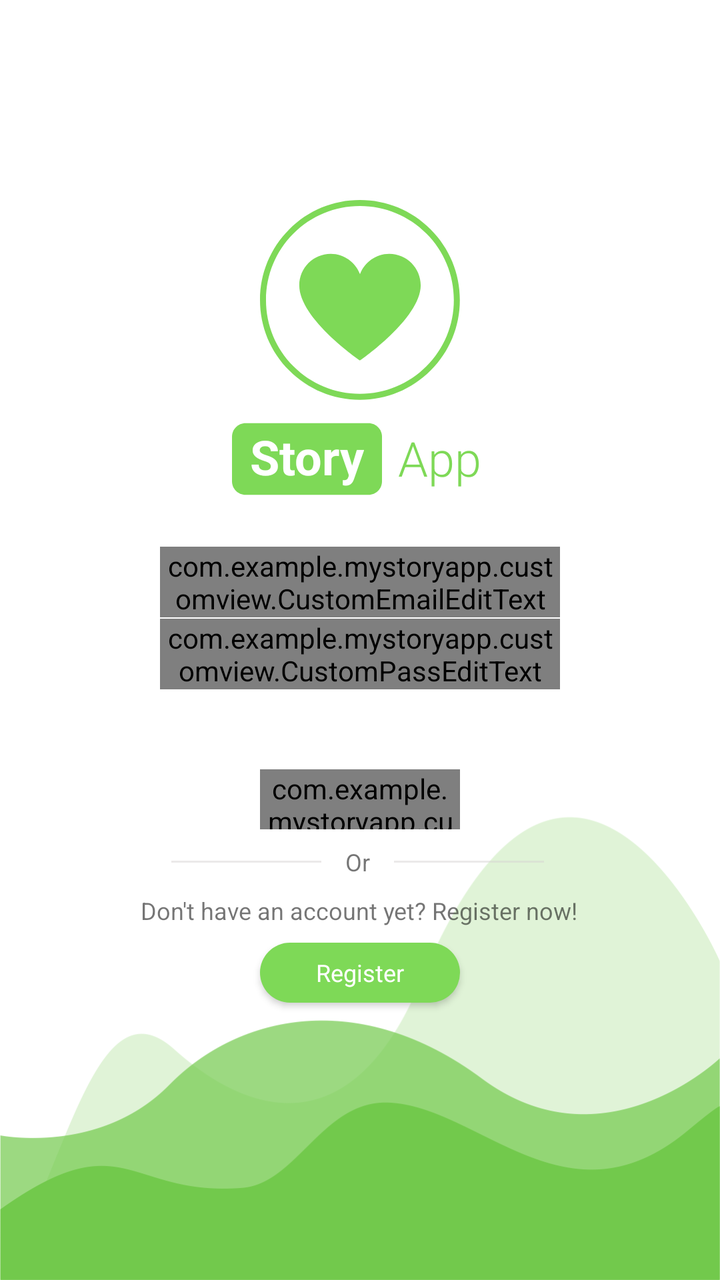
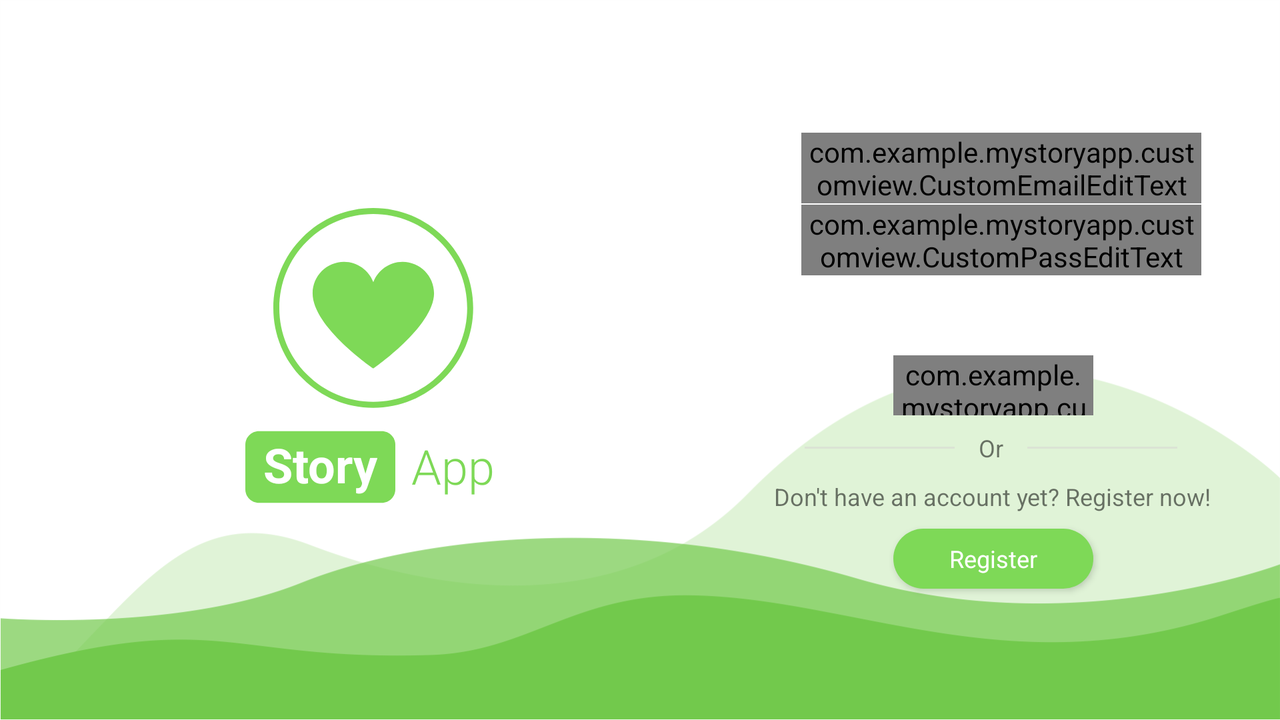

One screen, two layout resources from the same app: the default and the author's alternative for another configuration. Each is rendered where Android would select it; the XML of both is given below.
<!-- AndroidManifest.xml: application theme Theme.MyStoryApp -->
<!-- res/layout/activity_login.xml -->
<?xml version="1.0" encoding="utf-8"?>
<androidx.constraintlayout.widget.ConstraintLayout xmlns:android="http://schemas.android.com/apk/res/android"
    xmlns:app="http://schemas.android.com/apk/res-auto"
    xmlns:tools="http://schemas.android.com/tools"
    android:layout_width="match_parent"
    android:layout_height="match_parent"
    android:background="@drawable/bg_login"
    tools:context=".view.login.LoginActivity">

    <ProgressBar
        android:id="@+id/progressBar"
        android:visibility="gone"
        android:layout_width="wrap_content"
        android:layout_height="wrap_content"
        app:layout_constraintStart_toStartOf="parent"
        app:layout_constraintTop_toTopOf="parent"
        app:layout_constraintBottom_toBottomOf="parent"
        app:layout_constraintEnd_toEndOf="parent"
        android:foregroundGravity="center"/>

    <ImageView
        android:id="@+id/iv_icon"
        android:layout_width="100dp"
        android:layout_height="100dp"
        android:layout_marginTop="100dp"
        android:src="@drawable/ic_story_icon"
        app:layout_constraintEnd_toEndOf="parent"
        app:layout_constraintHorizontal_bias="0.5"
        app:layout_constraintStart_toStartOf="parent"
        app:layout_constraintTop_toTopOf="parent"
        android:contentDescription="@string/app_icon" />

    <ImageView
        android:id="@+id/iv_bg_story_text"
        android:layout_width="75dp"
        android:layout_height="75dp"
        android:layout_marginTop="92dp"
        android:layout_marginEnd="39dp"
        android:src="@drawable/ic_bg_story_text"
        app:layout_constraintEnd_toEndOf="@+id/iv_icon"
        app:layout_constraintTop_toTopOf="@+id/iv_icon"
        android:contentDescription="@string/app_icon" />

    <TextView
        android:id="@+id/tv_story"
        android:layout_width="wrap_content"
        android:layout_height="wrap_content"
        android:text="@string/story"
        android:textColor="@color/white"
        android:fontFamily="sans-serif"
        android:textSize="24sp"
        android:textStyle="bold"
        app:layout_constraintBottom_toBottomOf="@+id/iv_bg_story_text"
        app:layout_constraintEnd_toEndOf="@+id/iv_bg_story_text"
        app:layout_constraintStart_toStartOf="@+id/iv_bg_story_text"
        app:layout_constraintTop_toTopOf="@+id/iv_bg_story_text"
        app:layout_constraintVertical_bias="0.465" />

    <TextView
        android:id="@+id/tv_app"
        android:layout_width="wrap_content"
        android:layout_height="wrap_content"
        android:layout_marginStart="8dp"
        android:textColor="@color/my_theme"
        android:textSize="24sp"
        android:fontFamily="sans-serif-light"
        android:textStyle="normal"
        android:text="@string/app"
        app:layout_constraintBottom_toBottomOf="@+id/iv_bg_story_text"
        app:layout_constraintStart_toEndOf="@+id/iv_bg_story_text"
        app:layout_constraintTop_toTopOf="@+id/iv_bg_story_text"
        app:layout_constraintVertical_bias="0.488" />

    <ImageView
        android:id="@+id/iv_icon_email"
        android:layout_width="wrap_content"
        android:layout_height="wrap_content"
        android:layout_marginTop="24dp"
        android:layout_marginEnd="44dp"
        android:src="@drawable/ic_name"
        app:layout_constraintEnd_toStartOf="@+id/iv_bg_story_text"
        app:layout_constraintTop_toBottomOf="@+id/iv_bg_story_text"
        android:contentDescription="@string/desc_ic_email" />

    <com.example.mystoryapp.customview.CustomEmailEditText
        android:id="@+id/cv_edt_email_login"
        android:layout_width="200dp"
        android:fontFamily="sans-serif"
        android:layout_height="wrap_content"
        android:layout_marginStart="8dp"
        android:hint="@string/hint_username"
        app:layout_constraintBottom_toBottomOf="@+id/iv_icon_email"
        app:layout_constraintStart_toEndOf="@+id/iv_icon_email"
        app:layout_constraintTop_toTopOf="@+id/iv_icon_email" />


    <ImageView
        android:id="@+id/iv_icon_pass"
        android:layout_width="wrap_content"
        android:layout_height="wrap_content"
        android:layout_marginTop="36dp"
        android:src="@drawable/ic_pass"
        app:layout_constraintEnd_toEndOf="@+id/iv_icon_email"
        app:layout_constraintHorizontal_bias="0.0"
        app:layout_constraintStart_toStartOf="@+id/iv_icon_email"
        app:layout_constraintTop_toBottomOf="@+id/iv_icon_email"
        android:contentDescription="@string/desc_ic_pass" />

    <com.example.mystoryapp.customview.CustomPassEditText
        android:id="@+id/cv_edt_pass_login"
        android:fontFamily="sans-serif"
        android:layout_width="200dp"
        android:layout_height="wrap_content"
        android:inputType="textPassword"
        android:layout_marginStart="8dp"
        app:layout_constraintBottom_toBottomOf="@+id/iv_icon_pass"
        app:layout_constraintStart_toEndOf="@+id/iv_icon_pass"
        app:layout_constraintTop_toTopOf="@+id/iv_icon_pass" />


    <com.example.mystoryapp.customview.CustomButton
        android:id="@+id/cv_login_button"
        android:layout_width="100dp"
        android:layout_height="30dp"
        android:textAllCaps="false"
        android:text="@string/login"
        android:layout_marginTop="40dp"
        app:layout_constraintEnd_toEndOf="@+id/iv_icon"
        app:layout_constraintHorizontal_bias="0.0"
        app:layout_constraintStart_toStartOf="@+id/iv_icon"
        app:layout_constraintTop_toBottomOf="@+id/cv_edt_pass_login" />

    <View
        android:layout_width="75dp"
        android:layout_height="1dp"
        android:layout_marginEnd="12dp"
        android:background="#79D6D1D1"
        app:layout_constraintBottom_toBottomOf="@+id/tv_or"
        app:layout_constraintEnd_toStartOf="@+id/tv_or"
        app:layout_constraintTop_toTopOf="@+id/tv_or" />

    <TextView
        android:id="@+id/tv_or"
        android:layout_width="wrap_content"
        android:layout_height="wrap_content"
        android:layout_marginTop="8dp"
        android:textSize="12sp"
        android:text="@string/or"
        app:layout_constraintEnd_toEndOf="@+id/cv_login_button"
        app:layout_constraintHorizontal_bias="0.488"
        app:layout_constraintStart_toStartOf="@+id/cv_login_button"
        app:layout_constraintTop_toBottomOf="@+id/cv_login_button" />

    <View
        android:layout_width="75dp"
        android:layout_height="1dp"
        android:layout_marginStart="12dp"
        android:background="#79D6D1D1"
        app:layout_constraintBottom_toBottomOf="@+id/tv_or"
        app:layout_constraintStart_toEndOf="@+id/tv_or"
        app:layout_constraintTop_toTopOf="@+id/tv_or" />

    <TextView
        android:id="@+id/tv_quest_regist"
        android:layout_width="wrap_content"
        android:layout_height="wrap_content"
        android:layout_marginTop="8dp"
        android:fontFamily="sans-serif"
        android:text="@string/hint_register"
        android:textSize="12sp"
        app:layout_constraintEnd_toEndOf="@+id/cv_login_button"
        app:layout_constraintHorizontal_bias="0.504"
        app:layout_constraintStart_toStartOf="@+id/cv_login_button"
        app:layout_constraintTop_toBottomOf="@+id/tv_or" />

    <Button
        android:id="@+id/btn_regist"
        android:layout_width="100dp"
        android:layout_height="30dp"
        android:layout_marginTop="8dp"
        android:background="@drawable/bg_button_login"
        android:fontFamily="sans-serif"
        android:text="@string/register"
        android:textAllCaps="false"
        android:textColor="@color/white"
        android:textSize="12sp"
        android:padding="0dp"
        app:layout_constraintEnd_toEndOf="@+id/cv_login_button"
        app:layout_constraintStart_toStartOf="@+id/cv_login_button"
        app:layout_constraintTop_toBottomOf="@+id/tv_quest_regist" />


</androidx.constraintlayout.widget.ConstraintLayout>
<!-- resources referenced by this layout -->
<resources>
  <color name="my_theme">#7ed957</color>
  <color name="white">#FFFFFFFF</color>
  <!-- drawable bg_button_login (drawable) -->
  <?xml version="1.0" encoding="utf-8"?>
  <selector xmlns:android="http://schemas.android.com/apk/res/android">
      <item android:state_pressed="true">
          <shape>
              <solid android:color="@color/my_theme" />
              <corners android:radius="16dp" />
              <padding android:left="4dp" android:right="4dp" />
          </shape>
      </item>
      <item>
          <shape>
              <solid android:color="@color/my_theme" />
              <corners android:radius="20dp" />
              <padding android:left="4dp" android:right="4dp" />
          </shape>
      </item>
  </selector>
  <!-- drawable ic_bg_story_text (drawable) -->
  <vector xmlns:android="http://schemas.android.com/apk/res/android"
      android:width="500dp"
      android:height="500dp"
      android:viewportWidth="375"
      android:viewportHeight="375">
    <path
        android:pathData="M341.16,276.992L33.84,276.992C15.199,276.992 0.012,261.824 0.012,243.207L0.012,131.523C0.012,112.906 15.199,97.742 33.84,97.742L341.16,97.742C359.801,97.742 374.988,112.906 374.988,131.523L374.988,243.207C374.988,261.824 359.801,276.992 341.16,276.992"
        android:fillColor="#7ED957"
        android:fillType="nonZero"/>
  </vector>
  <string name="app">App</string>
  <string name="app_icon">app icon</string>
  <string name="desc_ic_email">email icon section</string>
  <string name="desc_ic_pass">password icon section</string>
  <string name="hint_register">Don\'t have an account yet? Register now!</string>
  <string name="hint_username">Username</string>
  <string name="login">Login</string>
  <string name="or">Or</string>
  <string name="register">Register</string>
  <string name="story">Story</string>
  <style name="Theme.MyStoryApp" parent="Theme.MaterialComponents.DayNight.DarkActionBar">
          
          <item name="colorPrimary">@color/my_theme</item>
          <item name="colorPrimaryVariant">@color/my_theme_darken</item>
          <item name="colorOnPrimary">@color/white</item>
          
          <item name="colorSecondary">@color/teal_200</item>
          <item name="colorSecondaryVariant">@color/teal_700</item>
          <item name="colorOnSecondary">@color/black</item>
          
          <item name="android:statusBarColor" tools:targetApi="l">?attr/colorPrimaryVariant</item>
          
          <item name="textInputStyle">@style/Widget.MaterialComponents.TextInputLayout.OutlinedBox
          </item>
      </style>
  <color name="my_theme_darken">#467931</color>
  <color name="teal_200">#FF03DAC5</color>
  <color name="teal_700">#FF018786</color>
  <color name="black">#FF000000</color>
</resources>
<!-- res/layout-land/activity_login.xml (the author's variant of the layout above) -->
<!-- drawn on the phone turned sideways -->
<?xml version="1.0" encoding="utf-8"?>
<androidx.constraintlayout.widget.ConstraintLayout xmlns:android="http://schemas.android.com/apk/res/android"
    xmlns:app="http://schemas.android.com/apk/res-auto"
    xmlns:tools="http://schemas.android.com/tools"
    android:layout_width="match_parent"
    android:layout_height="match_parent"
    android:background="@drawable/bg_login_land"
    tools:context=".view.login.LoginActivity">

    <ProgressBar
        android:id="@+id/progressBar"
        android:layout_width="wrap_content"
        android:layout_height="wrap_content"
        android:foregroundGravity="center"
        android:visibility="gone"
        app:layout_constraintBottom_toBottomOf="parent"
        app:layout_constraintEnd_toEndOf="parent"
        app:layout_constraintHorizontal_bias="0.749"
        app:layout_constraintStart_toStartOf="parent"
        app:layout_constraintTop_toTopOf="parent"
        app:layout_constraintVertical_bias="0.264" />

    <ImageView
        android:id="@+id/iv_icon"
        android:layout_width="100dp"
        android:layout_height="100dp"
        android:layout_marginTop="104dp"
        android:contentDescription="@string/app_icon"
        android:src="@drawable/ic_story_icon"
        app:layout_constraintEnd_toEndOf="parent"
        app:layout_constraintHorizontal_bias="0.253"
        app:layout_constraintStart_toStartOf="parent"
        app:layout_constraintTop_toTopOf="parent" />

    <ImageView
        android:id="@+id/iv_bg_story_text"
        android:layout_width="75dp"
        android:layout_height="75dp"
        android:layout_marginTop="92dp"
        android:layout_marginEnd="39dp"
        android:contentDescription="@string/app_icon"
        android:src="@drawable/ic_bg_story_text"
        app:layout_constraintEnd_toEndOf="@+id/iv_icon"
        app:layout_constraintTop_toTopOf="@+id/iv_icon" />

    <TextView
        android:id="@+id/tv_story"
        android:layout_width="wrap_content"
        android:layout_height="wrap_content"
        android:fontFamily="sans-serif"
        android:text="@string/story"
        android:textColor="@color/white"
        android:textSize="24sp"
        android:textStyle="bold"
        app:layout_constraintBottom_toBottomOf="@+id/iv_bg_story_text"
        app:layout_constraintEnd_toEndOf="@+id/iv_bg_story_text"
        app:layout_constraintStart_toStartOf="@+id/iv_bg_story_text"
        app:layout_constraintTop_toTopOf="@+id/iv_bg_story_text"
        app:layout_constraintVertical_bias="0.465" />

    <TextView
        android:id="@+id/tv_app"
        android:layout_width="wrap_content"
        android:layout_height="wrap_content"
        android:layout_marginStart="8dp"
        android:fontFamily="sans-serif-light"
        android:text="@string/app"
        android:textColor="@color/my_theme"
        android:textSize="24sp"
        android:textStyle="normal"
        app:layout_constraintBottom_toBottomOf="@+id/iv_bg_story_text"
        app:layout_constraintStart_toEndOf="@+id/iv_bg_story_text"
        app:layout_constraintTop_toTopOf="@+id/iv_bg_story_text"
        app:layout_constraintVertical_bias="0.488" />

    <ImageView
        android:id="@+id/iv_icon_email"
        android:layout_width="wrap_content"
        android:layout_height="wrap_content"
        android:layout_marginStart="156dp"
        android:layout_marginTop="84dp"
        android:contentDescription="@string/desc_ic_email"
        android:src="@drawable/ic_name"
        app:layout_constraintStart_toEndOf="@+id/iv_icon"
        app:layout_constraintTop_toTopOf="parent" />

    <com.example.mystoryapp.customview.CustomEmailEditText
        android:id="@+id/cv_edt_email_login"
        android:layout_width="200dp"
        android:layout_height="wrap_content"
        android:layout_marginStart="8dp"
        android:fontFamily="sans-serif"
        android:hint="@string/hint_username"
        app:layout_constraintBottom_toBottomOf="@+id/iv_icon_email"
        app:layout_constraintStart_toEndOf="@+id/iv_icon_email"
        app:layout_constraintTop_toTopOf="@+id/iv_icon_email" />


    <ImageView
        android:id="@+id/iv_icon_pass"
        android:layout_width="wrap_content"
        android:layout_height="wrap_content"
        android:layout_marginTop="36dp"
        android:contentDescription="@string/desc_ic_pass"
        android:src="@drawable/ic_pass"
        app:layout_constraintEnd_toEndOf="@+id/iv_icon_email"
        app:layout_constraintHorizontal_bias="0.0"
        app:layout_constraintStart_toStartOf="@+id/iv_icon_email"
        app:layout_constraintTop_toBottomOf="@+id/iv_icon_email" />

    <com.example.mystoryapp.customview.CustomPassEditText
        android:id="@+id/cv_edt_pass_login"
        android:layout_width="200dp"
        android:layout_height="wrap_content"
        android:layout_marginStart="8dp"
        android:fontFamily="sans-serif"
        android:inputType="textPassword"
        app:layout_constraintBottom_toBottomOf="@+id/iv_icon_pass"
        app:layout_constraintStart_toEndOf="@+id/iv_icon_pass"
        app:layout_constraintTop_toTopOf="@+id/iv_icon_pass" />


    <com.example.mystoryapp.customview.CustomButton
        android:id="@+id/cv_login_button"
        android:layout_width="100dp"
        android:layout_height="30dp"
        android:layout_marginTop="40dp"
        android:text="@string/login"
        android:textAllCaps="false"
        app:layout_constraintEnd_toEndOf="@+id/cv_edt_pass_login"
        app:layout_constraintStart_toStartOf="@+id/iv_icon_pass"
        app:layout_constraintTop_toBottomOf="@+id/cv_edt_pass_login" />

    <View
        android:layout_width="75dp"
        android:layout_height="1dp"
        android:layout_marginEnd="12dp"
        android:background="@color/grey"
        app:layout_constraintBottom_toBottomOf="@+id/tv_or"
        app:layout_constraintEnd_toStartOf="@+id/tv_or"
        app:layout_constraintTop_toTopOf="@+id/tv_or" />

    <TextView
        android:id="@+id/tv_or"
        android:layout_width="wrap_content"
        android:layout_height="wrap_content"
        android:layout_marginTop="8dp"
        android:text="@string/or"
        android:textSize="12sp"
        app:layout_constraintEnd_toEndOf="@+id/cv_login_button"
        app:layout_constraintHorizontal_bias="0.488"
        app:layout_constraintStart_toStartOf="@+id/cv_login_button"
        app:layout_constraintTop_toBottomOf="@+id/cv_login_button" />

    <View
        android:layout_width="75dp"
        android:layout_height="1dp"
        android:layout_marginStart="12dp"
        android:background="@color/grey"
        app:layout_constraintBottom_toBottomOf="@+id/tv_or"
        app:layout_constraintStart_toEndOf="@+id/tv_or"
        app:layout_constraintTop_toTopOf="@+id/tv_or" />

    <TextView
        android:id="@+id/tv_quest_regist"
        android:layout_width="wrap_content"
        android:layout_height="wrap_content"
        android:layout_marginTop="8dp"
        android:fontFamily="sans-serif"
        android:text="@string/hint_register"
        android:textSize="12sp"
        app:layout_constraintEnd_toEndOf="@+id/cv_login_button"
        app:layout_constraintHorizontal_bias="0.504"
        app:layout_constraintStart_toStartOf="@+id/cv_login_button"
        app:layout_constraintTop_toBottomOf="@+id/tv_or" />

    <Button
        android:id="@+id/btn_regist"
        android:layout_width="100dp"
        android:layout_height="30dp"
        android:layout_marginTop="8dp"
        android:background="@drawable/bg_button_login"
        android:fontFamily="sans-serif"
        android:padding="0dp"
        android:text="@string/register"
        android:textAllCaps="false"
        android:textColor="@color/white"
        android:textSize="12sp"
        app:layout_constraintEnd_toEndOf="@+id/cv_login_button"
        app:layout_constraintStart_toStartOf="@+id/cv_login_button"
        app:layout_constraintTop_toBottomOf="@+id/tv_quest_regist" />


</androidx.constraintlayout.widget.ConstraintLayout>
<!-- resources referenced by the variant -->
<!-- as the phone turned sideways resolves them -->
<resources>
  <color name="grey">#79D6D1D1</color>
  <color name="my_theme">#7ed957</color>
  <color name="white">#FFFFFFFF</color>
  <!-- drawable bg_button_login (drawable) -->
  <?xml version="1.0" encoding="utf-8"?>
  <selector xmlns:android="http://schemas.android.com/apk/res/android">
      <item android:state_pressed="true">
          <shape>
              <solid android:color="@color/my_theme" />
              <corners android:radius="16dp" />
              <padding android:left="4dp" android:right="4dp" />
          </shape>
      </item>
      <item>
          <shape>
              <solid android:color="@color/my_theme" />
              <corners android:radius="20dp" />
              <padding android:left="4dp" android:right="4dp" />
          </shape>
      </item>
  </selector>
  <!-- drawable ic_bg_story_text (drawable) -->
  <vector xmlns:android="http://schemas.android.com/apk/res/android"
      android:width="500dp"
      android:height="500dp"
      android:viewportWidth="375"
      android:viewportHeight="375">
    <path
        android:pathData="M341.16,276.992L33.84,276.992C15.199,276.992 0.012,261.824 0.012,243.207L0.012,131.523C0.012,112.906 15.199,97.742 33.84,97.742L341.16,97.742C359.801,97.742 374.988,112.906 374.988,131.523L374.988,243.207C374.988,261.824 359.801,276.992 341.16,276.992"
        android:fillColor="#7ED957"
        android:fillType="nonZero"/>
  </vector>
  <string name="app">App</string>
  <string name="app_icon">app icon</string>
  <string name="desc_ic_email">email icon section</string>
  <string name="desc_ic_pass">password icon section</string>
  <string name="hint_register">Don\'t have an account yet? Register now!</string>
  <string name="hint_username">Username</string>
  <string name="login">Login</string>
  <string name="or">Or</string>
  <string name="register">Register</string>
  <string name="story">Story</string>
  <style name="Theme.MyStoryApp" parent="Theme.MaterialComponents.DayNight.DarkActionBar">
          
          <item name="colorPrimary">@color/my_theme</item>
          <item name="colorPrimaryVariant">@color/my_theme_darken</item>
          <item name="colorOnPrimary">@color/white</item>
          
          <item name="colorSecondary">@color/teal_200</item>
          <item name="colorSecondaryVariant">@color/teal_700</item>
          <item name="colorOnSecondary">@color/black</item>
          
          <item name="android:statusBarColor" tools:targetApi="l">?attr/colorPrimaryVariant</item>
          
          <item name="textInputStyle">@style/Widget.MaterialComponents.TextInputLayout.OutlinedBox
          </item>
      </style>
  <color name="my_theme_darken">#467931</color>
  <color name="teal_200">#FF03DAC5</color>
  <color name="teal_700">#FF018786</color>
  <color name="black">#FF000000</color>
</resources>
